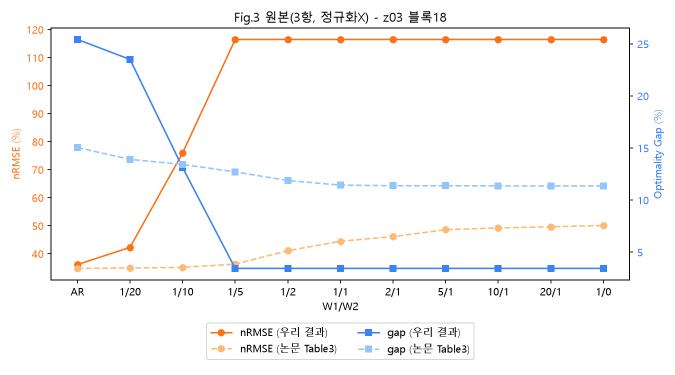
#> input picture 기본코드_(2)_AR_MLR_baseline_proposed_3가지_profit_figure코드/fig3_ar_original.png, 1350 x 750 px (shown at 1/2 size); its folder holds 6 pictures in this run
$ python temp_extract_fig_values4.py
#> lines starting #> are read from the running program, lines starting #| are printed output that depends on the picture; after the words box and inside, x2 and y2 are one past the last pixel; in counts of white or black regions, pixels touching at a corner belong together
# -*- coding: utf-8 -*-
import numpy as np
from PIL import Image

DIR = r"기본코드_(2)_AR_MLR_baseline_proposed_3가지_profit_figure코드"

def hex_to_rgb(h):
    h = h.lstrip("#")
    return np.array([int(h[i:i+2], 16) for i in (0, 2, 4)])

def get_frame(arr):
    H, W, _ = arr.shape
    dark = (arr.sum(axis=2) < 200)
    col_counts = dark.sum(axis=0)
    row_counts = dark.sum(axis=1)
    candidate_cols = np.where(col_counts > 0.5*H)[0]
    candidate_rows = np.where(row_counts > 0.3*W)[0]
    return candidate_cols.min(), candidate_cols.max(), candidate_rows.min(), candidate_rows.max()

def label_clusters_y(arr, hexcolor, x_lo, x_hi, y_top, y_bottom, tol=40):
    target = hex_to_rgb(hexcolor)
    diff = np.abs(arr.astype(int) - target.astype(int)).sum(axis=2)
    m = diff < tol
    region = np.zeros_like(m)
    region[max(0,y_top-10):y_bottom+10, x_lo:x_hi] = True
    m = m & region
    ys, xs = np.where(m)
    if len(ys) == 0:
        return []
    order = np.argsort(ys)
    ys_sorted = ys[order]
    # cluster by gaps
    clusters = []
    cur = [ys_sorted[0]]
    for y in ys_sorted[1:]:
        if y - cur[-1] > 15:
            clusters.append(cur)
            cur = [y]
        else:
            cur.append(y)
    clusters.append(cur)
    centers = [np.mean(c) for c in clusters]
    return centers

def analyze(fname):
    img = Image.open(f"{DIR}/{fname}").convert("RGB")
    arr = np.array(img)
    H, W, _ = arr.shape
    x_left, x_right, y_top, y_bottom = get_frame(arr)
    print(f"{fname}: frame x=({x_left},{x_right}) y=({y_top},{y_bottom})")

    # left axis tick labels: orange text, located left of x_left
    left_centers = label_clusters_y(arr, "#F97316", max(0,x_left-100), x_left-5, y_top, y_bottom)
    print("left axis label y-centers (top->bottom):", [round(c,1) for c in left_centers])

    # right axis tick labels: blue text, located right of x_right
    right_centers = label_clusters_y(arr, "#3B82F6", x_right+5, min(W,x_right+100), y_top, y_bottom)
    print("right axis label y-centers (top->bottom):", [round(c,1) for c in right_centers])
    return x_left, x_right, y_top, y_bottom, left_centers, right_centers

analyze("fig3_ar_original.png")
#> in get_frame, `dark = (arr.sum(axis=2) < 200)`:
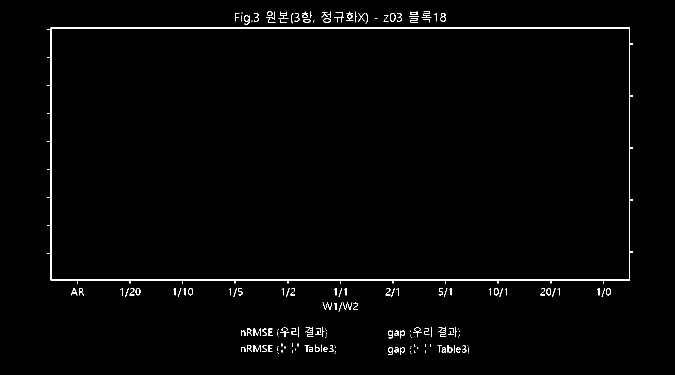
#> dark: shape (750, 1350) bool (shown at 1/2 size); 1.2% white in thin lines or dots, all inside (x1, y1, x2, y2) = (95, 23, 1266, 710)
#> in get_frame, `col_counts = dark.sum(axis=0)`: col_counts = 1350 values, max 506 at index 101, min 0 at index 0, mean 8.93
#> in get_frame, `row_counts = dark.sum(axis=1)`: row_counts = 750 values, max 1159 at index 55, min 0 at index 0, mean 16.07
#> in get_frame, `candidate_cols = np.where(col_counts > 0.5*H)[0]`: candidate_cols = [101, 102, 1258, 1259]
#> in get_frame, `candidate_rows = np.where(row_counts > 0.3*W)[0]`: candidate_rows = [55, 56, 559, 560]
#> in analyze, `x_left, x_right, y_top, y_bottom = get_frame(arr)`: x_left = 101; x_right = 1259; y_top = 55; y_bottom = 560
#| fig3_ar_original.png: frame x=(101,1259) y=(55,560)
#> in label_clusters_y, `diff = np.abs(arr.astype(int) - target.astype(int)).sum(axis=2)`: diff: shape (750, 1350) int64; 385 distinct labels, from 0 to 429
#> in label_clusters_y, `m = diff < tol`: m: shape (750, 1350) bool; 0.52% white; 44 white regions (20 under 20 px), largest, box (x1, y1, x2, y2) and area: (358, 73, 1214, 319) 3171, (149, 330, 353, 533) 903, (421, 659, 465, 672) 238
#> in label_clusters_y, `m = m & region`: m: shape (750, 1350) bool; 0.09% white in thin lines or dots, all inside (x1, y1, x2, y2) = (25, 53, 86, 515)
#> in label_clusters_y, `ys, xs = np.where(m)`: ys = 919 values from 53 to 514; xs = 919 values, max 85 at index 27, min 25 at index 442, mean 65.22
#> in label_clusters_y, `order = np.argsort(ys)`: order = 919 values, max 918 at index 918, min 0 at index 0, mean 459
#> in label_clusters_y, `ys_sorted = ys[order]`: ys_sorted = 919 values from 53 to 514
#> in label_clusters_y, `cur = [ys_sorted[0]]`: cur = [53]
#> the loop in label_clusters_y, `for y in ys_sorted[1:]:` made 918 passes
#> after the loop in label_clusters_y, `for y in ys_sorted[1:]:`: clusters = 7 items; cur = 73 values from 501 to 514
#> in label_clusters_y, `centers = [np.mean(c) for c in clusters]`: centers = [59.38, 115, 171.4, 227.2, 315.7, 395.8, 451.6, 507.8]
#> in analyze, `left_centers = label_clusters_y(arr, "#F97316", max(0,x_left-100), x_l..`: left_centers has the same summary as centers in label_clusters_y
#| left axis label y-centers (top->bottom): [59.4, 115.0, 171.4, 227.2, 315.7, 395.8, 451.6, 507.8]
#> in label_clusters_y (call 2), `diff = np.abs(arr.astype(int) - target.astype(int)).sum(axis=2)`: diff: shape (750, 1350) int64; 380 distinct labels, from 0 to 435
#> in label_clusters_y (call 2), `m = diff < tol`: m: shape (750, 1350) bool; 0.56% white; 43 white regions (22 under 20 px), largest, box (x1, y1, x2, y2) and area: (358, 336, 1214, 544) 3440, (148, 72, 360, 322) 1154, (715, 658, 760, 672) 289
#> in label_clusters_y (call 2), `m = m & region`: m: shape (750, 1350) bool; 0.08% white in thin lines or dots, all inside (x1, y1, x2, y2) = (1275, 81, 1328, 512)
#> the loop in label_clusters_y (call 2), `for y in ys_sorted[1:]:` made 831 passes
#> y on passes 1 to 6: 81, 81, 81, 81, 81, 81
#> in analyze, `right_centers = label_clusters_y(arr, "#3B82F6", x_right+5, min(W,x_ri..`: right_centers = [88.54, 192.6, 328.2, 504.9]
#| right axis label y-centers (top->bottom): [88.5, 192.6, 328.2, 504.9]
print()
analyze("fig6_mlr_original.png")
#> call 2 of analyze, with fname = 'fig6_mlr_original.png'
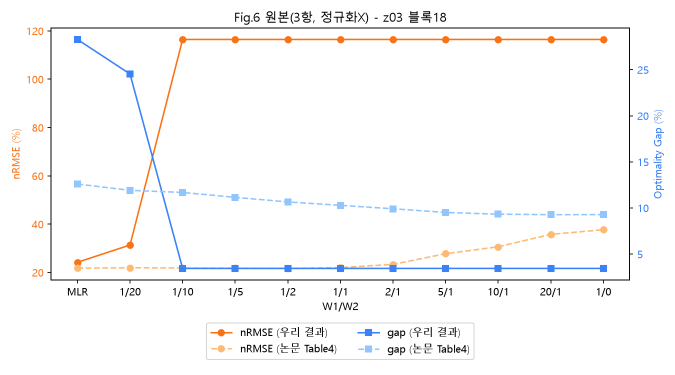
#> input picture 기본코드_(2)_AR_MLR_baseline_proposed_3가지_profit_figure코드/fig6_mlr_original.png, 1350 x 750 px (shown at 1/2 size)
#> in get_frame (call 2), `dark = (arr.sum(axis=2) < 200)`:
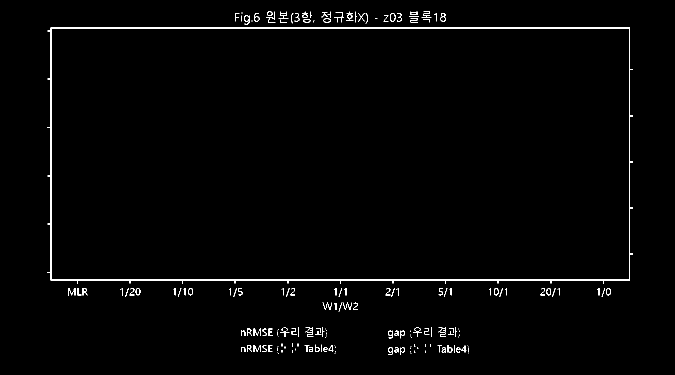
#> dark: shape (750, 1350) bool (shown at 1/2 size); 1.2% white in thin lines or dots, all inside (x1, y1, x2, y2) = (95, 23, 1266, 710)
#> in get_frame (call 2), `col_counts = dark.sum(axis=0)`: col_counts = 1350 values, max 506 at index 101, min 0 at index 0, mean 8.98
#> in get_frame (call 2), `row_counts = dark.sum(axis=1)`: row_counts = 750 values, max 1159 at index 55, min 0 at index 0, mean 16.17
#| fig6_mlr_original.png: frame x=(101,1259) y=(55,560)
#> call 3 of label_clusters_y, with hexcolor = '#F97316', x_lo = 1, x_hi = 96, y_top = 55, y_bottom = 560, tol = 40
#> in label_clusters_y (call 3), `diff = np.abs(arr.astype(int) - target.astype(int)).sum(axis=2)`:
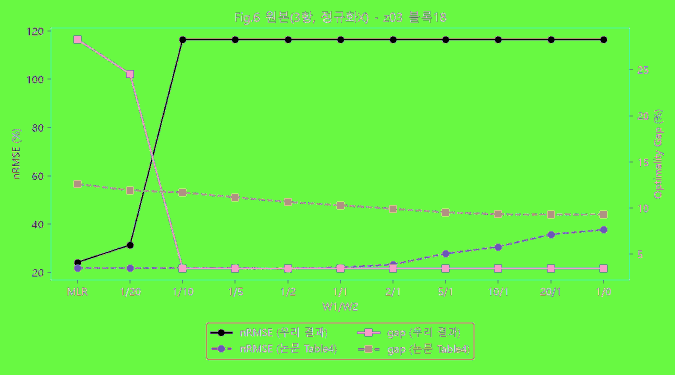
#> diff: shape (750, 1350) int64 (shown at 1/2 size); 386 distinct labels, from 0 to 429; one colour per label, 0 black
#> in label_clusters_y (call 3), `m = diff < tol`: m: shape (750, 1350) bool; 0.51% white; 39 white regions (19 under 20 px), largest, box (x1, y1, x2, y2) and area: (306, 73, 1214, 312) 3327, (149, 384, 288, 530) 738, (421, 659, 465, 672) 238
#> in label_clusters_y (call 3), `m = m & region`:
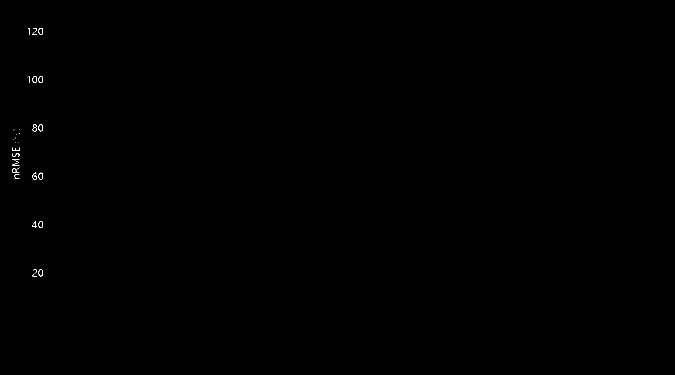
#> m: shape (750, 1350) bool (shown at 1/2 size); 0.07% white in thin lines or dots, all inside (x1, y1, x2, y2) = (25, 56, 86, 553)
#> in label_clusters_y (call 3), `ys, xs = np.where(m)`: ys = 702 values from 56 to 552; xs = 702 values, max 85 at index 26, min 25 at index 290, mean 62.22
#> in label_clusters_y (call 3), `order = np.argsort(ys)`: order = 702 values, max 701 at index 701, min 0 at index 0, mean 350.5
#> in label_clusters_y (call 3), `ys_sorted = ys[order]`: ys_sorted = 702 values from 56 to 552
#> in label_clusters_y (call 3), `cur = [ys_sorted[0]]`: cur = [56]
#> the loop in label_clusters_y (call 3), `for y in ys_sorted[1:]:` made 701 passes
#> after the loop in label_clusters_y (call 3), `for y in ys_sorted[1:]:`: clusters = 4 items; cur = 70 values from 539 to 552
#> in label_clusters_y (call 3), `centers = [np.mean(c) for c in clusters]`: centers = [62.87, 158.6, 313.3, 448.7, 545.6]
#| left axis label y-centers (top->bottom): [62.9, 158.6, 313.3, 448.7, 545.6]
#> call 4 of label_clusters_y, with hexcolor = '#3B82F6', x_lo = 1264, x_hi = 1350, y_top = 55, y_bottom = 560, tol = 40
#> in label_clusters_y (call 4), `diff = np.abs(arr.astype(int) - target.astype(int)).sum(axis=2)`:
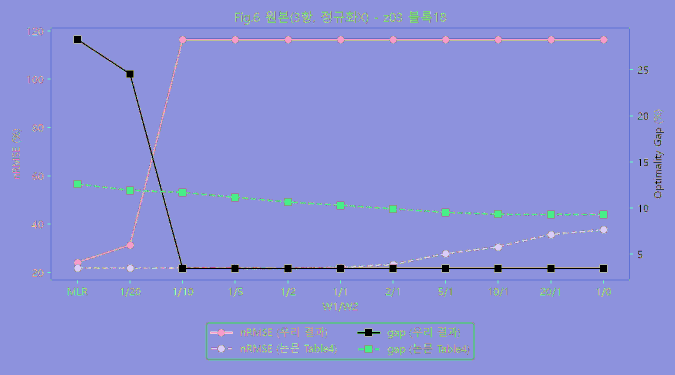
#> diff: shape (750, 1350) int64 (shown at 1/2 size); 382 distinct labels, from 0 to 435; one colour per label, 0 black
#> in label_clusters_y (call 4), `m = diff < tol`: m: shape (750, 1350) bool; 0.58% white; 42 white regions (20 under 20 px), largest, box (x1, y1, x2, y2) and area: (323, 385, 1214, 544) 3584, (148, 72, 324, 381) 1217, (715, 658, 760, 672) 289
#> in label_clusters_y (call 4), `m = m & region`:
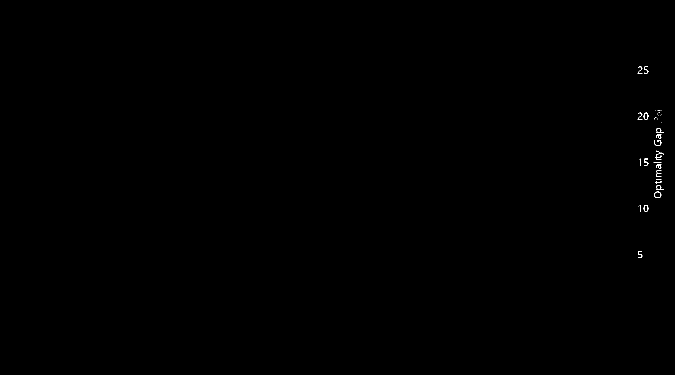
#> m: shape (750, 1350) bool (shown at 1/2 size); 0.08% white in thin lines or dots, all inside (x1, y1, x2, y2) = (1275, 133, 1328, 516)
#> in label_clusters_y (call 4), `ys, xs = np.where(m)`: ys = 822 values from 133 to 515; xs = 822 values, max 1327 at index 222, min 1275 at index 54, mean 1303.6
#> in label_clusters_y (call 4), `order = np.argsort(ys)`: order = 822 values, max 821 at index 821, min 0 at index 0, mean 410.5
#> in label_clusters_y (call 4), `ys_sorted = ys[order]`: ys_sorted = 822 values from 133 to 515
#> in label_clusters_y (call 4), `cur = [ys_sorted[0]]`: cur = [133]
#> the loop in label_clusters_y (call 4), `for y in ys_sorted[1:]:` made 821 passes
#> after the loop in label_clusters_y (call 4), `for y in ys_sorted[1:]:`: clusters = 2 items; cur = 37 values from 502 to 515
#> in label_clusters_y (call 4), `centers = [np.mean(c) for c in clusters]`: centers = [139.8, 321.6, 508.8]
#| right axis label y-centers (top->bottom): [139.8, 321.6, 508.8]
